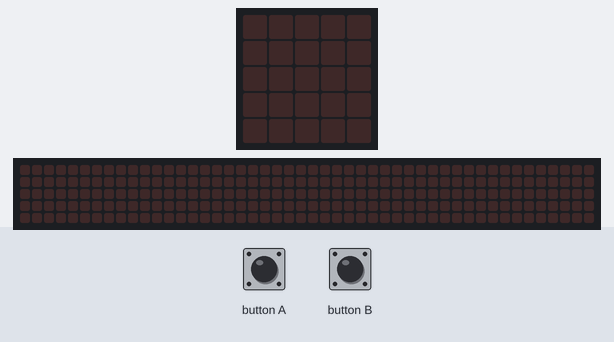
Bench run of a program on a simulated BBC micro:bit running MicroPython. Shown: the board's 5×5 LED display, a strip that is not on the board, showing the scrolling text unrolled. The test bench sets the inputs (shaded band). No radio messages arrive unless stated (any console line starting 'radio sent:' is added by the test bench); the 48×5 strip is a reading aid, not a part: it shows the text the display is scrolling, unrolled, one strip-width of it at a time; what the program prints to the serial console is not drawn.

Above: at 1.2 s.
1.3 s: button A pressed for 0.15 s
At 1.37 s:
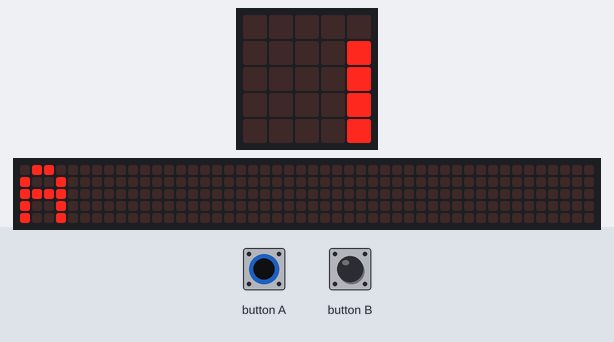
4.3 s: button B pressed for 3.2 s
At 4.37 s:
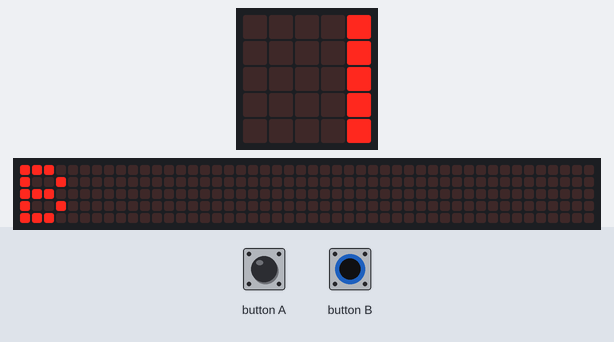
9.0 s: button A pressed for 1 s
At 9.22 s:
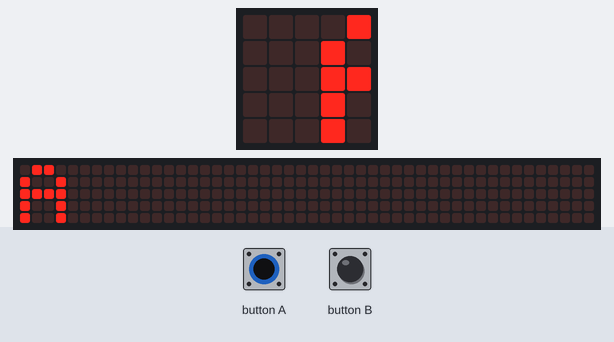
12.0 s: button A pressed for 3.2 s
At 12.37 s:
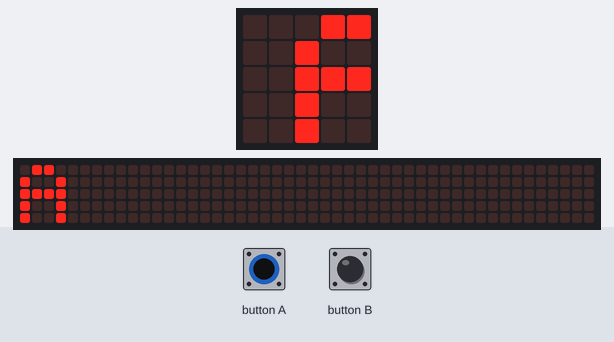

Measured:
- after the input at 1.3 s, the display: changes at once (image 1)
- after the input at 4.3 s, the display: changes at once (image 2)
- after the input at 9.0 s, the display: first changes at once (image 3 shows a later state)
- after the input at 12.0 s, the display: first changes at once (image 4 shows a later state)

The program:

main.py
```python
from microbit import *
import radio
radio.config(group=1)
while True :
        message = radio.receive()
        if message:
            display.scroll(message)
        if button_a.is_pressed():
            display.scroll('A')
        radio.send('A')
        if button_b.is_pressed():
            display.scroll('B')
        radio.send('B')
```
